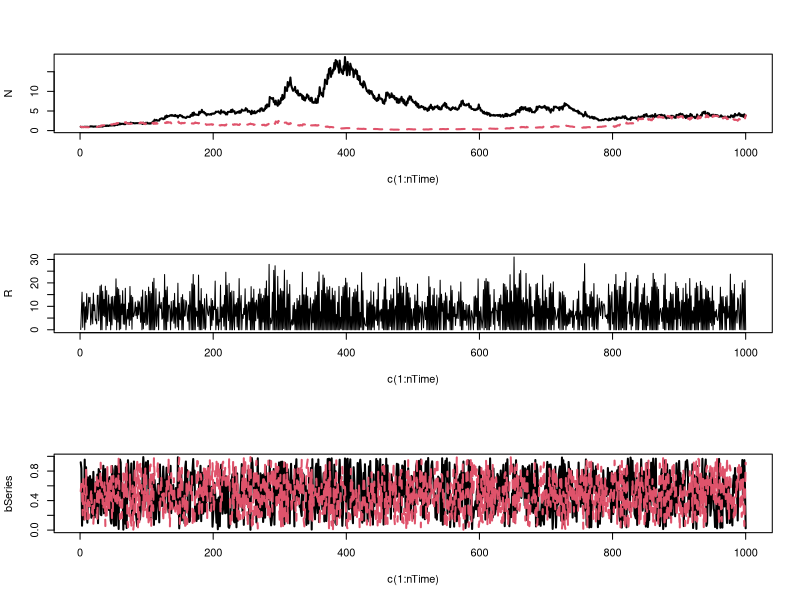

Write R code to recreate this figure.
####
#### CONSUMER-RESOURCE STORAGE EFFECT MODEL (2 species)
####

#### A. Tredennick // 10-06-2014

library(mvtnorm)
library(truncnorm)

####
#### Stationary model parameters ------------------------------
####

sigE <- c(0,0.4,1,2.5,5,7.5,10)
rho <- c(0.5,0,-0.5)
b <- c(0.5, 0.5)
c <- c(0.1, 0.1)
w <- c(0.2, 0.2)
m <- c(0.15, 0.15)
d <- 0.5
nTime <- 1000


####
#### New biomass assimilation function ------------------------
####

getB <- function(sigE, rho, nTime){
  varcov <- matrix(c(sigE, rho*sigE, rho*sigE, sigE), 2, 2)
  e <- rmvnorm(n = nTime, mean = c(0,0), sigma = varcov)
  b <- exp(e) / (1+exp(e))
  return(b)
}


####
#### Update population and resource function ------------------
####

updateN <- function(b, c, w, s, d, lastN, lastR){
  newN <- numeric(2)
  consumption <- numeric(2)
  for(i in 1:2){
    newN[i] <- lastN[i] + lastN[i]*b[i]*(c[i]*w[i]*lastR - m[i])
    consumption[i] <- c[i]*lastR*lastN[i]
  }
  newR <- max(0, s - d*lastR - sum(consumption))
  return(list(newN, newR))
}


####
#### Model simulation
####

bSeries <- getB(sigE[4], rho[3], nTime)
N <- matrix(data = NA, nrow = nTime, ncol = 2)
N[1,] <- c(1,1)
R <- numeric(nTime)
R[1] <- 0.1

for(t in 2:nTime){
  s <- rtruncnorm(n = 1, a = 0, b = Inf, mean = 15, sd = 5)
  thisStep <- updateN(b=bSeries[t,], c, w, s, d, lastN=N[t-1,], lastR=R[t-1])
#   N[t,] <- rpois(2, thisStep[[1]])
  N[t,] <- thisStep[[1]]
  R[t] <- thisStep[[2]]
}

par(mfrow=c(3,1))
matplot(c(1:nTime), N, type="l", lwd=2)
plot(c(1:nTime), R, type="l", lwd=1)
matplot(c(1:nTime), bSeries, type="l", lwd=2)
